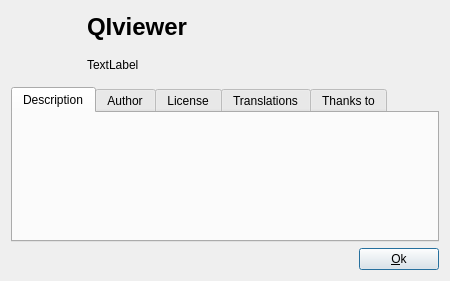
<?xml version="1.0" encoding="UTF-8"?>
<ui version="4.0">
 <class>AboutDialog</class>
 <widget class="QDialog" name="AboutDialog">
  <property name="geometry">
   <rect>
    <x>0</x>
    <y>0</y>
    <width>450</width>
    <height>281</height>
   </rect>
  </property>
  <property name="maximumSize">
   <size>
    <width>480</width>
    <height>800</height>
   </size>
  </property>
  <property name="windowTitle">
   <string>About</string>
  </property>
  <layout class="QGridLayout" name="gridLayout">
   <item row="4" column="0">
    <widget class="QTabWidget" name="tabWidget">
     <property name="currentIndex">
      <number>0</number>
     </property>
     <widget class="QWidget" name="descriptionTab">
      <property name="accessibleDescription">
       <string/>
      </property>
      <attribute name="title">
       <string>Description</string>
      </attribute>
      <layout class="QGridLayout" name="gridLayout_2">
       <item row="0" column="0">
        <widget class="QLabel" name="descriptionLabel">
         <property name="autoFillBackground">
          <bool>false</bool>
         </property>
         <property name="text">
          <string/>
         </property>
         <property name="scaledContents">
          <bool>false</bool>
         </property>
         <property name="wordWrap">
          <bool>true</bool>
         </property>
         <property name="openExternalLinks">
          <bool>true</bool>
         </property>
         <property name="textInteractionFlags">
          <set>Qt::LinksAccessibleByMouse|Qt::TextSelectableByMouse</set>
         </property>
        </widget>
       </item>
       <item row="1" column="0">
        <spacer name="verticalSpacer_4">
         <property name="orientation">
          <enum>Qt::Vertical</enum>
         </property>
         <property name="sizeHint" stdset="0">
          <size>
           <width>20</width>
           <height>40</height>
          </size>
         </property>
        </spacer>
       </item>
      </layout>
     </widget>
     <widget class="QWidget" name="authorTab">
      <attribute name="title">
       <string>Author</string>
      </attribute>
      <layout class="QVBoxLayout" name="verticalLayout">
       <item>
        <widget class="QLabel" name="authorLabel">
         <property name="text">
          <string/>
         </property>
         <property name="textFormat">
          <enum>Qt::RichText</enum>
         </property>
         <property name="wordWrap">
          <bool>true</bool>
         </property>
         <property name="openExternalLinks">
          <bool>true</bool>
         </property>
         <property name="textInteractionFlags">
          <set>Qt::LinksAccessibleByMouse|Qt::TextSelectableByMouse</set>
         </property>
        </widget>
       </item>
       <item>
        <spacer name="verticalSpacer">
         <property name="orientation">
          <enum>Qt::Vertical</enum>
         </property>
         <property name="sizeHint" stdset="0">
          <size>
           <width>20</width>
           <height>50</height>
          </size>
         </property>
        </spacer>
       </item>
      </layout>
     </widget>
     <widget class="QWidget" name="licenseTab">
      <attribute name="title">
       <string>License</string>
      </attribute>
      <layout class="QGridLayout" name="gridLayout_4">
       <item row="0" column="0">
        <widget class="QTextBrowser" name="licenseText"/>
       </item>
      </layout>
     </widget>
     <widget class="QWidget" name="tab_2">
      <attribute name="title">
       <string>Translations</string>
      </attribute>
      <layout class="QHBoxLayout" name="horizontalLayout_4">
       <item>
        <widget class="QScrollArea" name="scrollArea_2">
         <property name="frameShape">
          <enum>QFrame::NoFrame</enum>
         </property>
         <property name="frameShadow">
          <enum>QFrame::Plain</enum>
         </property>
         <property name="lineWidth">
          <number>0</number>
         </property>
         <property name="horizontalScrollBarPolicy">
          <enum>Qt::ScrollBarAlwaysOff</enum>
         </property>
         <property name="widgetResizable">
          <bool>true</bool>
         </property>
         <widget class="QWidget" name="scrollAreaWidgetContents_2">
          <property name="geometry">
           <rect>
            <x>0</x>
            <y>0</y>
            <width>410</width>
            <height>101</height>
           </rect>
          </property>
          <layout class="QHBoxLayout" name="horizontalLayout_5">
           <item>
            <widget class="QLabel" name="translatorLabel">
             <property name="text">
              <string notr="true"/>
             </property>
             <property name="alignment">
              <set>Qt::AlignLeading|Qt::AlignLeft|Qt::AlignTop</set>
             </property>
             <property name="wordWrap">
              <bool>true</bool>
             </property>
            </widget>
           </item>
          </layout>
         </widget>
        </widget>
       </item>
      </layout>
     </widget>
     <widget class="QWidget" name="tab">
      <attribute name="title">
       <string>Thanks to</string>
      </attribute>
      <layout class="QHBoxLayout" name="horizontalLayout_2">
       <item>
        <widget class="QScrollArea" name="scrollArea">
         <property name="frameShape">
          <enum>QFrame::NoFrame</enum>
         </property>
         <property name="horizontalScrollBarPolicy">
          <enum>Qt::ScrollBarAlwaysOff</enum>
         </property>
         <property name="widgetResizable">
          <bool>true</bool>
         </property>
         <widget class="QWidget" name="scrollAreaWidgetContents">
          <property name="geometry">
           <rect>
            <x>0</x>
            <y>0</y>
            <width>410</width>
            <height>101</height>
           </rect>
          </property>
          <layout class="QHBoxLayout" name="horizontalLayout_3">
           <item>
            <widget class="QLabel" name="thaksToLabel">
             <property name="text">
              <string/>
             </property>
             <property name="alignment">
              <set>Qt::AlignLeading|Qt::AlignLeft|Qt::AlignTop</set>
             </property>
             <property name="wordWrap">
              <bool>true</bool>
             </property>
             <property name="openExternalLinks">
              <bool>true</bool>
             </property>
            </widget>
           </item>
          </layout>
         </widget>
        </widget>
       </item>
      </layout>
     </widget>
    </widget>
   </item>
   <item row="5" column="0">
    <layout class="QHBoxLayout" name="horizontalLayout">
     <item>
      <spacer name="horizontalSpacer">
       <property name="orientation">
        <enum>Qt::Horizontal</enum>
       </property>
       <property name="sizeHint" stdset="0">
        <size>
         <width>40</width>
         <height>20</height>
        </size>
       </property>
      </spacer>
     </item>
     <item>
      <widget class="QPushButton" name="okButton">
       <property name="text">
        <string>&amp;Ok</string>
       </property>
      </widget>
     </item>
    </layout>
   </item>
   <item row="0" column="0">
    <layout class="QHBoxLayout" name="horizontalLayout_8">
     <item>
      <widget class="QLabel" name="iconLabel">
       <property name="minimumSize">
        <size>
         <width>70</width>
         <height>70</height>
        </size>
       </property>
       <property name="maximumSize">
        <size>
         <width>70</width>
         <height>70</height>
        </size>
       </property>
       <property name="text">
        <string/>
       </property>
       <property name="pixmap">
        <pixmap resource="../../resources/qiviewer.qrc">:/qiviewer.png</pixmap>
       </property>
       <property name="scaledContents">
        <bool>true</bool>
       </property>
       <property name="alignment">
        <set>Qt::AlignLeading|Qt::AlignLeft|Qt::AlignTop</set>
       </property>
      </widget>
     </item>
     <item>
      <layout class="QVBoxLayout" name="verticalLayout_2">
       <item>
        <widget class="QLabel" name="titleLabel">
         <property name="text">
          <string notr="true">&lt;p&gt;&lt;h1&gt;QIviewer&lt;/h&gt;&lt;/p&gt;</string>
         </property>
         <property name="textInteractionFlags">
          <set>Qt::LinksAccessibleByMouse|Qt::TextSelectableByMouse</set>
         </property>
        </widget>
       </item>
       <item>
        <widget class="QLabel" name="versionLabel">
         <property name="text">
          <string>TextLabel</string>
         </property>
        </widget>
       </item>
      </layout>
     </item>
     <item>
      <spacer name="horizontalSpacer_2">
       <property name="orientation">
        <enum>Qt::Horizontal</enum>
       </property>
       <property name="sizeHint" stdset="0">
        <size>
         <width>40</width>
         <height>20</height>
        </size>
       </property>
      </spacer>
     </item>
    </layout>
   </item>
  </layout>
 </widget>
 <resources>
  <include location="../../resources/qiviewer.qrc"/>
 </resources>
 <connections>
  <connection>
   <sender>okButton</sender>
   <signal>clicked()</signal>
   <receiver>AboutDialog</receiver>
   <slot>close()</slot>
   <hints>
    <hint type="sourcelabel">
     <x>438</x>
     <y>256</y>
    </hint>
    <hint type="destinationlabel">
     <x>396</x>
     <y>256</y>
    </hint>
   </hints>
  </connection>
 </connections>
</ui>
